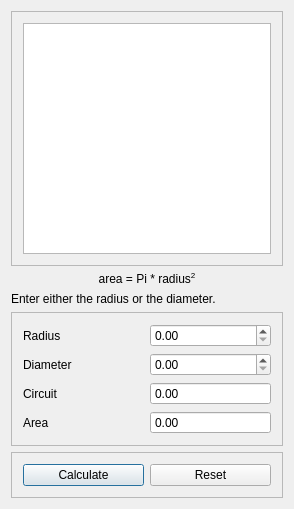
<?xml version="1.0" encoding="UTF-8"?>
<ui version="4.0">
 <class>MainDialog</class>
 <widget class="QDialog" name="MainDialog">
  <property name="geometry">
   <rect>
    <x>0</x>
    <y>0</y>
    <width>294</width>
    <height>509</height>
   </rect>
  </property>
  <property name="sizePolicy">
   <sizepolicy hsizetype="Fixed" vsizetype="Fixed">
    <horstretch>0</horstretch>
    <verstretch>0</verstretch>
   </sizepolicy>
  </property>
  <property name="windowTitle">
   <string>Circle Area Calculator</string>
  </property>
  <layout class="QVBoxLayout" name="verticalLayout">
   <item>
    <widget class="QFrame" name="frameCircle">
     <property name="frameShape">
      <enum>QFrame::StyledPanel</enum>
     </property>
     <property name="frameShadow">
      <enum>QFrame::Raised</enum>
     </property>
     <layout class="QHBoxLayout" name="horizontalLayout_2">
      <item>
       <widget class="QGraphicsView" name="gviewCircle">
        <property name="minimumSize">
         <size>
          <width>220</width>
          <height>220</height>
         </size>
        </property>
       </widget>
      </item>
     </layout>
    </widget>
   </item>
   <item>
    <widget class="QLabel" name="lblFunction">
     <property name="text">
      <string>&lt;html&gt;&lt;head/&gt;&lt;body&gt;&lt;p&gt;area = Pi * radius&lt;span style=&quot; vertical-align:super;&quot;&gt;2&lt;/span&gt;&lt;/p&gt;&lt;/body&gt;&lt;/html&gt;</string>
     </property>
     <property name="alignment">
      <set>Qt::AlignCenter</set>
     </property>
    </widget>
   </item>
   <item>
    <widget class="QLabel" name="lblManual">
     <property name="text">
      <string>Enter either the radius or the diameter.</string>
     </property>
    </widget>
   </item>
   <item>
    <widget class="QFrame" name="frameCalculator">
     <property name="frameShape">
      <enum>QFrame::StyledPanel</enum>
     </property>
     <property name="frameShadow">
      <enum>QFrame::Raised</enum>
     </property>
     <layout class="QGridLayout" name="gridLayout">
      <item row="0" column="0">
       <widget class="QLabel" name="lblRadius">
        <property name="text">
         <string>Radius</string>
        </property>
       </widget>
      </item>
      <item row="0" column="1">
       <widget class="QDoubleSpinBox" name="dsboxRadius">
        <property name="singleStep">
         <double>0.100000000000000</double>
        </property>
       </widget>
      </item>
      <item row="1" column="0">
       <widget class="QLabel" name="lblDiameter">
        <property name="text">
         <string>Diameter</string>
        </property>
       </widget>
      </item>
      <item row="1" column="1">
       <widget class="QDoubleSpinBox" name="dsboxDiameter">
        <property name="maximum">
         <double>199.990000000000009</double>
        </property>
        <property name="singleStep">
         <double>0.100000000000000</double>
        </property>
       </widget>
      </item>
      <item row="2" column="0">
       <widget class="QLabel" name="lblCircuit">
        <property name="text">
         <string>Circuit</string>
        </property>
       </widget>
      </item>
      <item row="3" column="0">
       <widget class="QLabel" name="lblArea">
        <property name="text">
         <string>Area</string>
        </property>
       </widget>
      </item>
      <item row="2" column="1">
       <widget class="QDoubleSpinBox" name="dsboxCircuit">
        <property name="readOnly">
         <bool>true</bool>
        </property>
        <property name="buttonSymbols">
         <enum>QAbstractSpinBox::NoButtons</enum>
        </property>
        <property name="maximum">
         <double>999.990000000000009</double>
        </property>
       </widget>
      </item>
      <item row="3" column="1">
       <widget class="QDoubleSpinBox" name="dsboxArea">
        <property name="readOnly">
         <bool>true</bool>
        </property>
        <property name="buttonSymbols">
         <enum>QAbstractSpinBox::NoButtons</enum>
        </property>
        <property name="maximum">
         <double>99999.990000000005239</double>
        </property>
       </widget>
      </item>
     </layout>
    </widget>
   </item>
   <item>
    <widget class="QFrame" name="frameButtons">
     <property name="frameShape">
      <enum>QFrame::StyledPanel</enum>
     </property>
     <property name="frameShadow">
      <enum>QFrame::Raised</enum>
     </property>
     <layout class="QHBoxLayout" name="horizontalLayout">
      <item>
       <widget class="QPushButton" name="pbutCalculate">
        <property name="text">
         <string>Calculate</string>
        </property>
       </widget>
      </item>
      <item>
       <widget class="QPushButton" name="pbutReset">
        <property name="text">
         <string>Reset</string>
        </property>
       </widget>
      </item>
     </layout>
    </widget>
   </item>
  </layout>
 </widget>
 <layoutdefault spacing="6" margin="11"/>
 <resources/>
 <connections/>
</ui>
